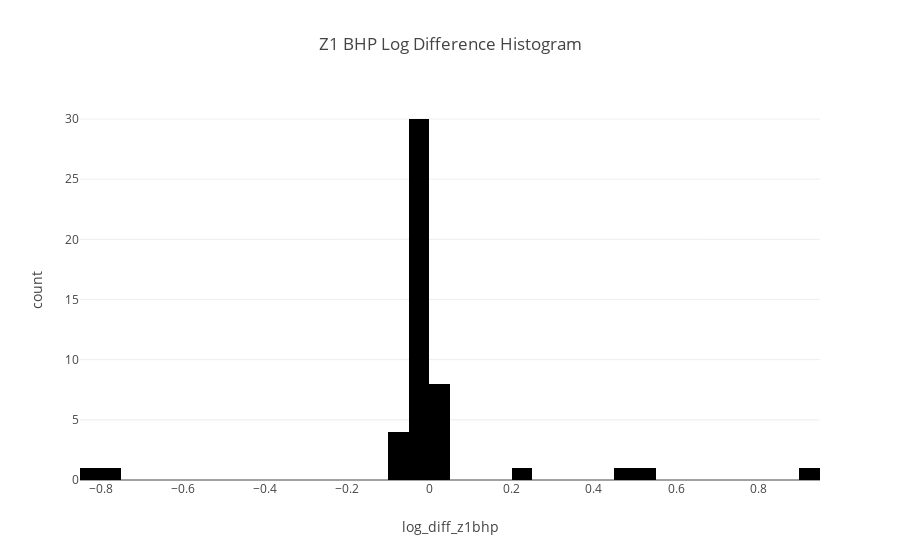

Source (notebook cell):
### Code cell
fig_bhp_z1 = px.histogram(df, x='log_diff_z1bhp', nbins=50, title='Z1 BHP Log Difference Histogram')
fig_bhp_z1.show()

### Figure 1 — Plotly figure (JSON) as saved in the notebook; plotly's stock layout.template omitted (floating-point values rounded to 4 significant figures)
{"data": [{"bingroup": "x", "hovertemplate": "log_diff_z1bhp=%{x}<br>count=%{y}<extra></extra>", "legendgroup": "", "marker": {"color": "#000001", "pattern": {"shape": ""}}, "name": "", "nbinsx": 50, "orientation": "v", "showlegend": false, "type": "histogram", "x": [NaN, -0.02601, -0.01397, -0.009894, -0.008559, -0.04393, -0.06334, -0.02585, -0.03667, -0.005106, -0.02768, -0.04302, -0.02222, -0.03817, -0.01174, -0.009891, -0.02618, -0.02479, 0.004175, -0.01681, 0.0, 0.4591, -0.7639, -0.01156, 0.9461, 0.02343, 0.02289, 0.01285, -0.8224, 0.2246, -0.07218, -0.01466, 0.004211, 0.5041, -0.08747, 0.002766, -0.0835, -0.02125, -0.03274, -0.01759, -0.01462, -0.001638, -0.02826, -0.01872, -0.01384, -0.01758, -0.003552, -0.01253, 0.0018], "xaxis": "x", "yaxis": "y"}], "layout": {"barmode": "relative", "legend": {"tracegroupgap": 0}, "title": {"text": "Z1 BHP Log Difference Histogram"}, "xaxis": {"anchor": "y", "domain": [0, 1], "title": {"text": "log_diff_z1bhp"}}, "yaxis": {"anchor": "x", "domain": [0, 1], "title": {"text": "count"}}}}
